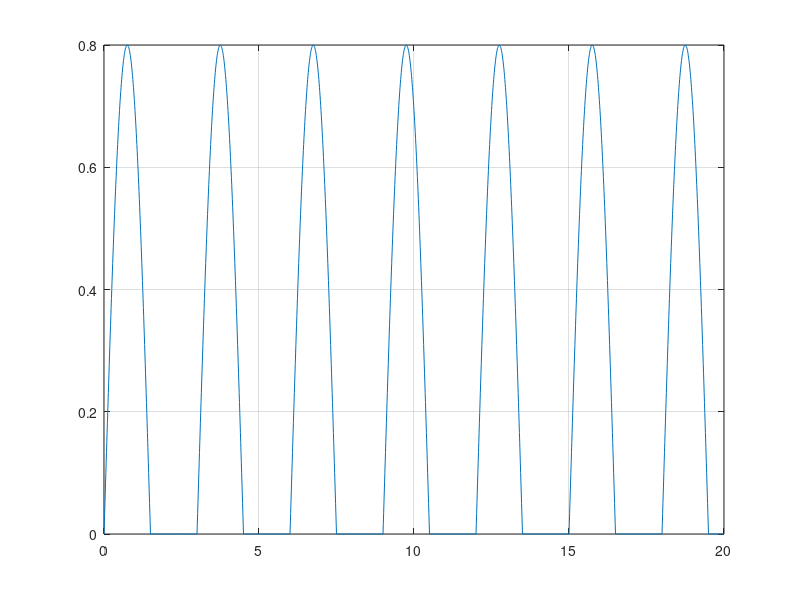

The MATLAB script that drew this image:
t=0:0.01:20;
T=3;
F=1/3;
y=0.8*sin(2*pi*F*t);

for i=1:length(y)
   if y(i) < 0
       y(i)=0;
   end
end
plot(t,y)
grid on